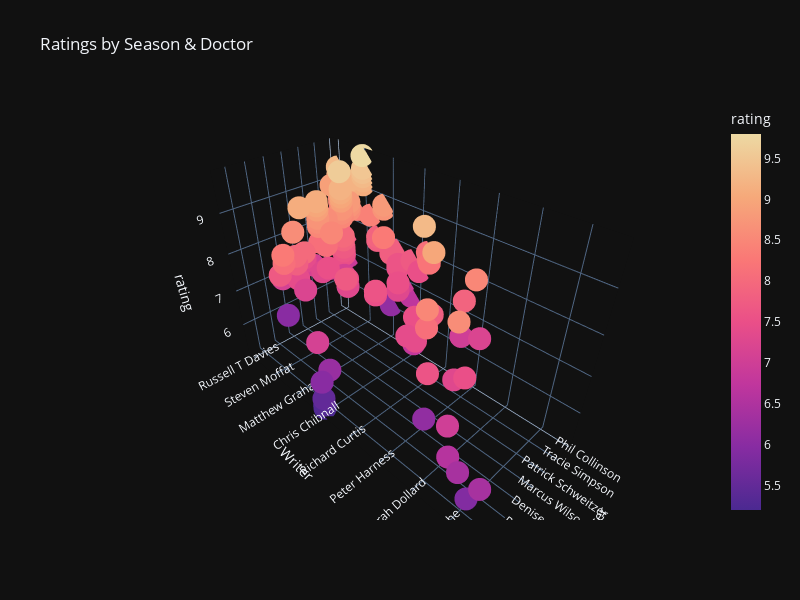

This figure's notebook cell:
### Code cell
fig = px.scatter_3d(df, 
    x='Producer', 
    y='Writer',
    z='rating',
    color='rating', 
    title='Ratings by Season & Doctor',
    color_continuous_scale=theme_sequential)

format_and_show_3d(fig)

### Figure 1 — Plotly figure (JSON) as saved in the notebook; plotly's stock layout.template omitted (floating-point values rounded to 4 significant figures; data arrays with more than 128 entries replaced by an {"elided": "..."} marker saying what was removed)
{"data": [{"hovertemplate": "Producer=%{x}<br>Writer=%{y}<br>rating=%{marker.color}<extra></extra>", "legendgroup": "", "marker": {"color": {"elided": "146 float values"}, "coloraxis": "coloraxis", "symbol": "circle"}, "mode": "markers", "name": "", "scene": "scene", "showlegend": false, "type": "scatter3d", "x": {"elided": "146 str values"}, "y": {"elided": "146 str values"}, "z": {"elided": "146 float values"}}], "layout": {"coloraxis": {"colorbar": {"title": {"text": "rating"}}, "colorscale": [[0, "rgb(75, 41, 145)"], [0.1667, "rgb(135, 44, 162)"], [0.3333, "rgb(192, 54, 157)"], [0.5, "rgb(234, 79, 136)"], [0.6667, "rgb(250, 120, 118)"], [0.8333, "rgb(246, 169, 122)"], [1, "rgb(237, 217, 163)"]]}, "height": 600, "legend": {"tracegroupgap": 0}, "scene": {"domain": {"x": [0, 1], "y": [0, 1]}, "xaxis": {"title": {"text": "Producer"}}, "yaxis": {"title": {"text": "Writer"}}, "zaxis": {"title": {"text": "rating"}}}, "title": {"text": "Ratings by Season & Doctor"}, "width": 800}}
